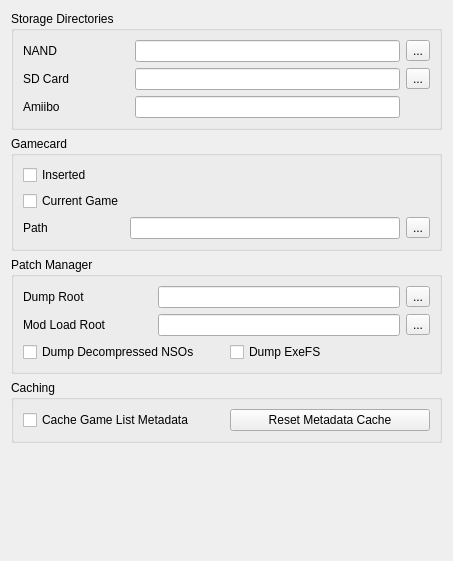
<?xml version="1.0" encoding="UTF-8"?>
<ui version="4.0">
 <class>ConfigureFilesystem</class>
 <widget class="QWidget" name="ConfigureFilesystem">
  <property name="geometry">
   <rect>
    <x>0</x>
    <y>0</y>
    <width>453</width>
    <height>561</height>
   </rect>
  </property>
  <property name="windowTitle">
   <string>Form</string>
  </property>
  <property name="accessibleName">
   <string>Filesystem</string>
  </property>
  <layout class="QVBoxLayout" name="verticalLayout">
   <item>
    <layout class="QVBoxLayout" name="verticalLayout_3">
     <item>
      <widget class="QGroupBox" name="groupBox">
       <property name="title">
        <string>Storage Directories</string>
       </property>
       <layout class="QGridLayout" name="gridLayout">
        <item row="0" column="0">
         <widget class="QLabel" name="label">
          <property name="text">
           <string>NAND</string>
          </property>
         </widget>
        </item>
        <item row="0" column="3">
         <widget class="QToolButton" name="nand_directory_button">
          <property name="text">
           <string>...</string>
          </property>
         </widget>
        </item>
        <item row="0" column="2">
         <widget class="QLineEdit" name="nand_directory_edit"/>
        </item>
        <item row="1" column="2">
         <widget class="QLineEdit" name="sdmc_directory_edit"/>
        </item>
        <item row="1" column="0">
         <widget class="QLabel" name="label_2">
          <property name="text">
           <string>SD Card</string>
          </property>
         </widget>
        </item>
        <item row="1" column="3">
         <widget class="QToolButton" name="sdmc_directory_button">
          <property name="text">
           <string>...</string>
          </property>
         </widget>
        </item>
        <item row="0" column="1">
         <spacer name="horizontalSpacer">
          <property name="orientation">
           <enum>Qt::Horizontal</enum>
          </property>
          <property name="sizeType">
           <enum>QSizePolicy::Maximum</enum>
          </property>
          <property name="sizeHint" stdset="0">
           <size>
            <width>60</width>
            <height>20</height>
           </size>
          </property>
         </spacer>
        </item>
        <item row="2" column="2">
         <widget class="QLineEdit" name="amiibo_directory_edit"/>
        </item>
        <item row="2" column="0">
         <widget class="QLabel" name="label_3">
          <property name="text">
           <string>Amiibo</string>
          </property>
         </widget>
        </item>
        <item row="1" column="3">
         <widget class="QToolButton" name="amiibo_directory_button">
          <property name="text">
           <string>...</string>
          </property>
         </widget>
        </item>
        <item row="0" column="1">
         <spacer name="horizontalSpacer">
          <property name="orientation">
           <enum>Qt::Horizontal</enum>
          </property>
          <property name="sizeType">
           <enum>QSizePolicy::Maximum</enum>
          </property>
          <property name="sizeHint" stdset="0">
           <size>
            <width>60</width>
            <height>20</height>
           </size>
          </property>
         </spacer>
        </item>
       </layout>
      </widget>
     </item>
     <item>
      <widget class="QGroupBox" name="groupBox_2">
       <property name="title">
        <string>Gamecard</string>
       </property>
       <layout class="QGridLayout" name="gridLayout_2">
        <item row="2" column="1">
         <widget class="QLabel" name="label_3">
          <property name="text">
           <string>Path</string>
          </property>
         </widget>
        </item>
        <item row="2" column="2">
         <widget class="QLineEdit" name="gamecard_path_edit"/>
        </item>
        <item row="0" column="1">
         <widget class="QCheckBox" name="gamecard_inserted">
          <property name="text">
           <string>Inserted</string>
          </property>
         </widget>
        </item>
        <item row="1" column="1">
         <widget class="QCheckBox" name="gamecard_current_game">
          <property name="text">
           <string>Current Game</string>
          </property>
         </widget>
        </item>
        <item row="2" column="3">
         <widget class="QToolButton" name="gamecard_path_button">
          <property name="text">
           <string>...</string>
          </property>
         </widget>
        </item>
       </layout>
      </widget>
     </item>
     <item>
      <widget class="QGroupBox" name="groupBox_4">
       <property name="title">
        <string>Patch Manager</string>
       </property>
       <layout class="QGridLayout" name="gridLayout_4">
        <item row="1" column="2">
         <widget class="QLineEdit" name="load_path_edit"/>
        </item>
        <item row="0" column="2">
         <widget class="QLineEdit" name="dump_path_edit"/>
        </item>
        <item row="0" column="3">
         <widget class="QToolButton" name="dump_path_button">
          <property name="text">
           <string>...</string>
          </property>
         </widget>
        </item>
        <item row="1" column="3">
         <widget class="QToolButton" name="load_path_button">
          <property name="text">
           <string>...</string>
          </property>
         </widget>
        </item>
        <item row="2" column="0" colspan="4">
         <layout class="QHBoxLayout" name="horizontalLayout">
          <item>
           <widget class="QCheckBox" name="dump_nso">
            <property name="text">
             <string>Dump Decompressed NSOs</string>
            </property>
           </widget>
          </item>
          <item>
           <widget class="QCheckBox" name="dump_exefs">
            <property name="text">
             <string>Dump ExeFS</string>
            </property>
           </widget>
          </item>
         </layout>
        </item>
        <item row="1" column="0">
         <widget class="QLabel" name="label_9">
          <property name="text">
           <string>Mod Load Root</string>
          </property>
         </widget>
        </item>
        <item row="0" column="0">
         <widget class="QLabel" name="label_8">
          <property name="text">
           <string>Dump Root</string>
          </property>
         </widget>
        </item>
        <item row="0" column="1">
         <spacer name="horizontalSpacer_2">
          <property name="orientation">
           <enum>Qt::Horizontal</enum>
          </property>
          <property name="sizeType">
           <enum>QSizePolicy::Fixed</enum>
          </property>
          <property name="sizeHint" stdset="0">
           <size>
            <width>40</width>
            <height>20</height>
           </size>
          </property>
         </spacer>
        </item>
       </layout>
      </widget>
     </item>
     <item>
      <widget class="QGroupBox" name="groupBox_5">
       <property name="title">
        <string>Caching</string>
       </property>
       <layout class="QGridLayout" name="gridLayout_5">
        <item row="0" column="0" colspan="2">
         <layout class="QHBoxLayout" name="horizontalLayout_2">
          <item>
           <widget class="QCheckBox" name="cache_game_list">
            <property name="text">
             <string>Cache Game List Metadata</string>
            </property>
           </widget>
          </item>
          <item>
           <widget class="QPushButton" name="reset_game_list_cache">
            <property name="text">
             <string>Reset Metadata Cache</string>
            </property>
           </widget>
          </item>
         </layout>
        </item>
       </layout>
      </widget>
     </item>
    </layout>
   </item>
   <item>
    <spacer name="verticalSpacer">
     <property name="orientation">
      <enum>Qt::Vertical</enum>
     </property>
     <property name="sizeHint" stdset="0">
      <size>
       <width>20</width>
       <height>40</height>
      </size>
     </property>
    </spacer>
   </item>
  </layout>
 </widget>
 <resources/>
 <connections/>
</ui>
